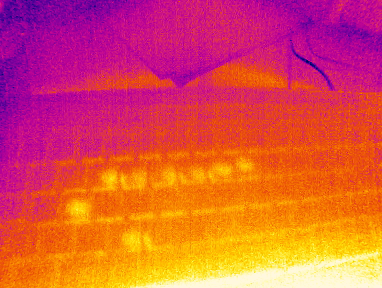
#> input picture file2.tiff, 382 x 288 px
$ python imgepl.py
#> lines starting #> are read from the running program, lines starting #| are printed output that depends on the picture; after the words box and inside, x2 and y2 are one past the last pixel; in counts of white or black regions, pixels touching at a corner belong together
# -*- coding: utf-8 -*-
"""
Created on Mon Aug  5 01:27:00 2019

@author: Nora
"""

import cv2
import numpy as np
from matplotlib import pyplot as plt


img = cv2.imread('./file2.tiff')
#> img is the input picture: shape (288, 382, 3); mean B, G, R 73.3, 80.3, 218.6
img=cv2.medianBlur(img,3)
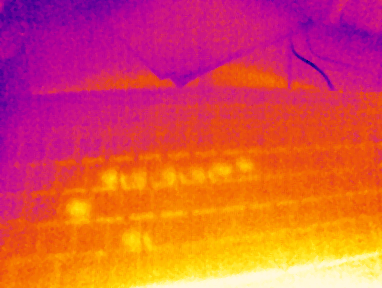
#> img: shape (288, 382, 3); mean B, G, R 72.9, 80.1, 219
img=cv2.cvtColor(img, cv2.COLOR_BGR2GRAY)
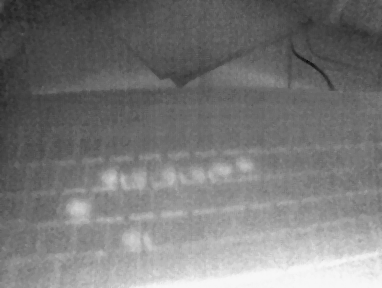
#> img: shape (288, 382); min 17, max 247, mean 120.8


MIN = np.array([0,135, 135],np.uint8)
MAX = np.array([35, 255, 255],np.uint8)

kernel = np.ones((5,5),np.uint8)
closing = cv2.morphologyEx(img, cv2.MORPH_CLOSE, kernel)

img = cv2.inRange(img, 135, 200)
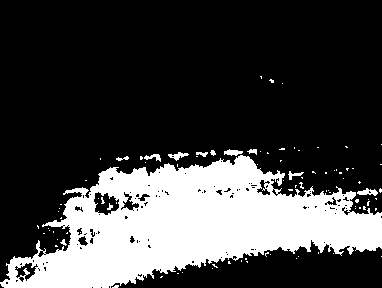
#> img: shape (288, 382); 25.6% white; 92 white regions (80 under 20 px), largest, box (x1, y1, x2, y2) and area: (0, 155, 382, 288) 27315, (357, 188, 378, 196) 94, (168, 152, 189, 161) 84

#frame_threshed = cv2.inRange(closing, MIN, MAX)
cv2.imshow('',img )
cv2.waitKey()

#cv2.imwrite('output3.jpg', frame_threshed)
'''

cv2.imshow('',gray_filtered)
cv2.waitKey()


img = cv2.imread('./file2.tiff',0)


#im_color = cv2.applyColorMap(img, cv2.COLORMAP_HOT	)

'''

$ run again, with file1.tiff copied over file2.tiff
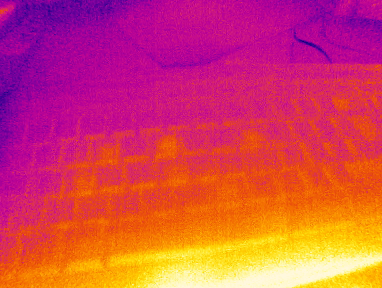
#> input picture file1.tiff, 382 x 288 px
#> img is the input picture: shape (288, 382, 3); mean B, G, R 89.2, 66.2, 210.5
#> `img=cv2.cvtColor(img, cv2.COLOR_BGR2GRAY)`:
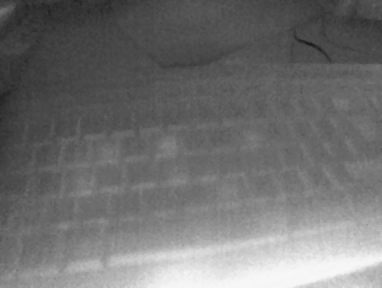
#> img: shape (288, 382); min 29, max 247, mean 111.9
#> `img = cv2.inRange(img, 135, 200)`:
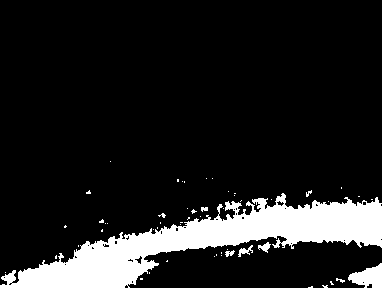
#> img: shape (288, 382); 12.7% white; 54 white regions (46 under 20 px), largest, box (x1, y1, x2, y2) and area: (0, 193, 382, 288) 12990, (348, 263, 382, 288) 527, (238, 245, 253, 257) 75
